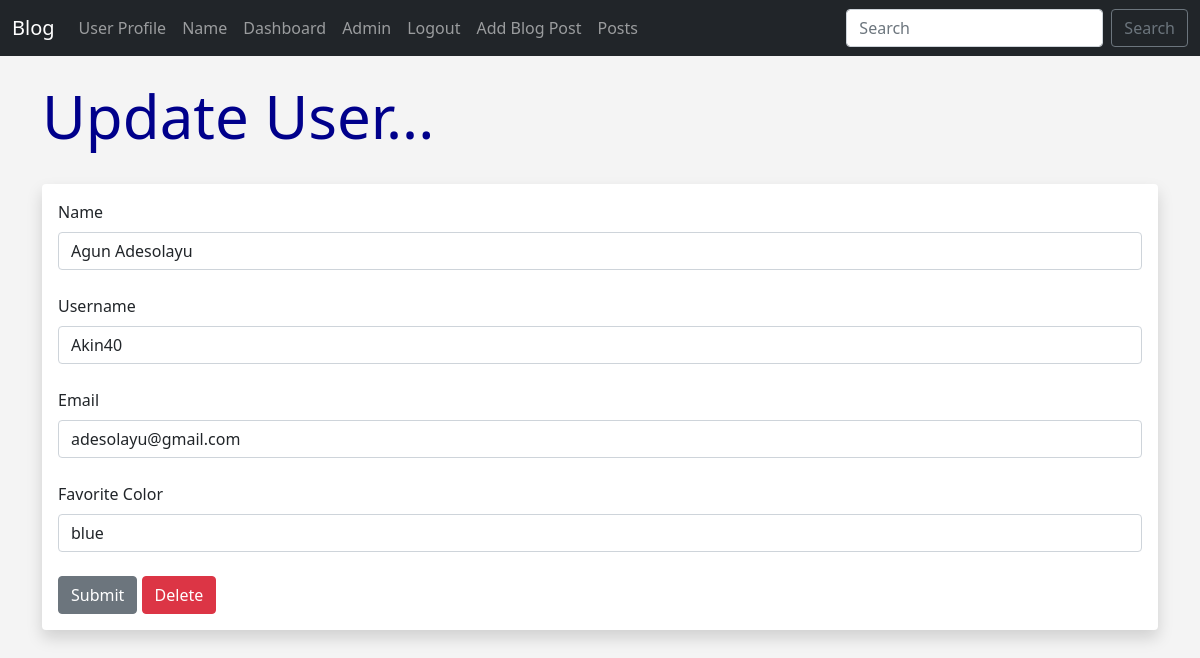
The app's page /update/1 (signed in) with its own data.
### app.py (models this page shows, shortened)
class Users(db.Model, UserMixin):
	id = db.Column(db.Integer, primary_key=True)
	username = db.Column(db.String(20), nullable=False, unique=True)
	name = db.Column(db.String(200), nullable=False)
	email = db.Column(db.String(120), nullable=False, unique=True)
	favorite_color = db.Column(db.String(120))
	about_author = db.Column(db.Text(), nullable=True)
	date_added = db.Column(db.DateTime, default=datetime.utcnow)
	profile_pic = db.Column(db.String(), nullable=True)
	password_hash = db.Column(db.String(128))
	posts = db.relationship('Posts', backref='poster')
	@property
	def password(self):
		raise AttributeError('password is not a readable attribute!')

### app.py (the view)
@app.route('/update/<int:id>', methods=['GET', 'POST'])
@login_required
def update(id):
	form = UserForm()
	name_to_update = Users.query.get_or_404(id)
	if request.method == "POST":
		name_to_update.name = request.form['name']
		name_to_update.email = request.form['email']
		name_to_update.favorite_color = request.form['favorite_color']
		name_to_update.username = request.form['username']
		try:
			db.session.commit()
			flash("User Updated Successfully!")
			return render_template("update.html",
				form=form,
				name_to_update = name_to_update, id=id)
		except:
			flash("Error!  Looks like there was a problem...try again!")
			return render_template("update.html",
				form=form,
				name_to_update = name_to_update,
				id=id)
	else:
		return render_template("update.html",
				form=form,
				name_to_update = name_to_update,
				id = id)

### webforms.py
class UserForm(FlaskForm):
	name = StringField("Name", validators=[DataRequired()])
	username = StringField("Username", validators=[DataRequired()])
	email = StringField("Email", validators=[DataRequired()])
	favorite_color = StringField("Favorite Color")
	about_author = TextAreaField("About Author")
	password_hash = PasswordField('Password', validators=[DataRequired(), EqualTo('password_hash2', message='Passwords Must Match!')])
	password_hash2 = PasswordField('Confirm Password', validators=[DataRequired()])
	profile_pic = FileField("Profile Pic")
	submit = SubmitField("Submit")

class SearchForm(FlaskForm):
	searched = StringField("Searched", validators=[DataRequired()])
	submit = SubmitField("Submit")

### app.py (called while the page is built)
@login_manager.user_loader
def load_user(user_id):
	return Users.query.get(int(user_id))

@app.context_processor
def base():
	form = SearchForm()
	return dict(form=form)

### templates/update.html (shortened to what this page needs)
{% extends 'base.html' %}
{% block content %}
{% if id == current_user.id %}
	<h1>Update User...</h1>
	<br/>
<div class="shadow p-3 mb-5 bg-body rounded">
	<form action="/update/{{ name_to_update.id }}" method="POST">
		{{ form.name.label(class="form-label") }}
		{{ form.name(class="form-control", value=name_to_update.name) }}
		<br/>
		{{ form.username.label(class="form-label") }}
		{{ form.username(class="form-control", value=name_to_update.username) }}
		<br/>
		{{ form.email.label(class="form-label") }}
		{{ form.email(class="form-control", value=name_to_update.email) }}
		<br/>
		{{ form.favorite_color.label(class="form-label") }}
		{{ form.favorite_color(class="form-control", value=name_to_update.favorite_color) }}
		<br/>
		{{ form.submit(class="btn btn-secondary") }}
		<a href="{{ url_for('delete', id=id)}}" class="btn btn-danger">Delete</a>
	</form>
</div>
<br/><br/><br/>
{% endif %}
{% endblock %}

### static/css/style.css (style rules this page uses)
h1 { color: darkblue; font-size:60px; }
body { background: #f4f4f4; }

### records on screen
Users: name "Agun Adesolayu", username "Akin40", email "adesolayu@gmail.com", favorite_color "blue"
